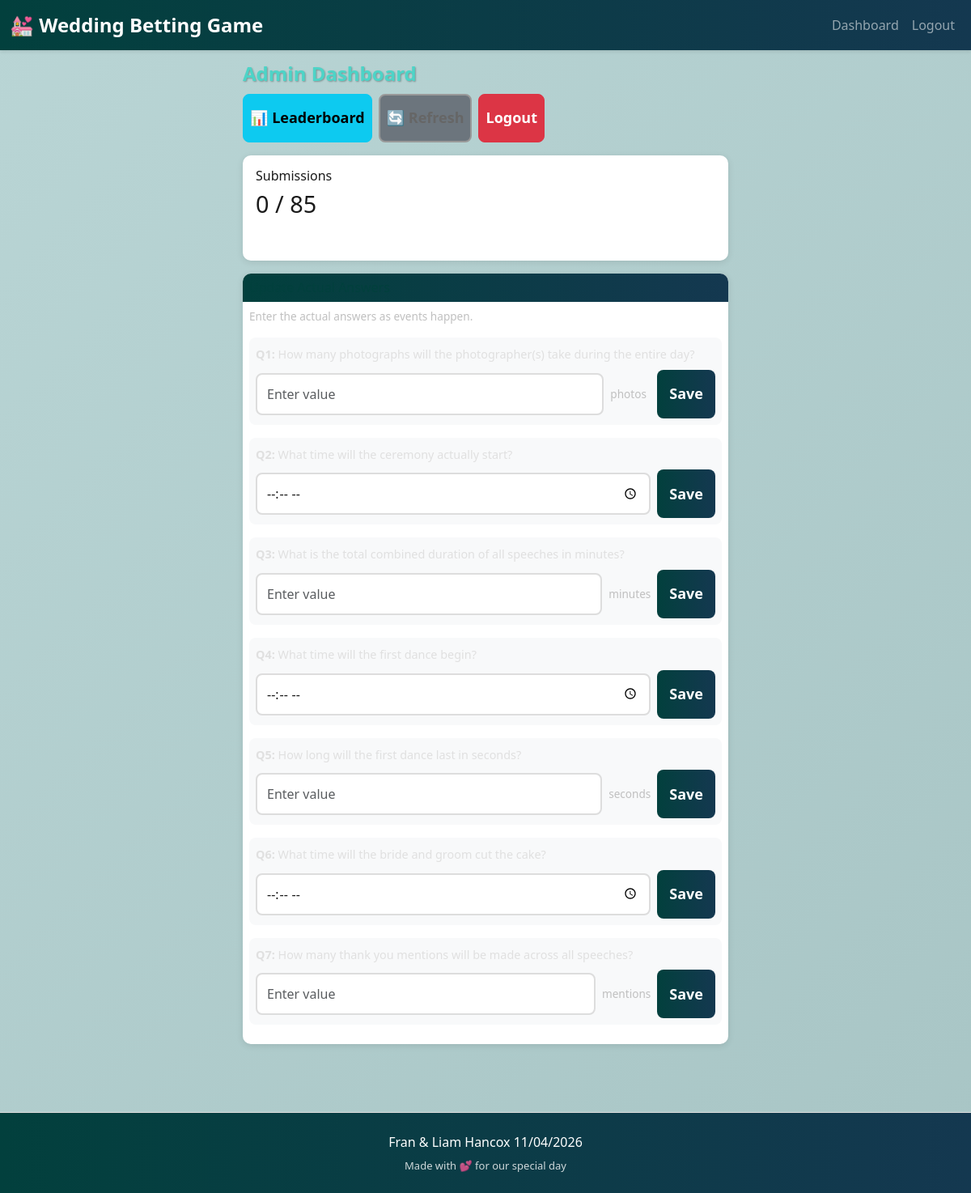
Screenshot of /admin/dashboard (signed in) with the database file from the repository.
### tables this page shows
CREATE TABLE questions (
            id INTEGER PRIMARY KEY AUTOINCREMENT,
            question_text TEXT NOT NULL,
            question_type TEXT NOT NULL,
            order_index INTEGER NOT NULL,
            unit TEXT,
            actual_answer REAL,
            is_active BOOLEAN DEFAULT 1,
            created_at TIMESTAMP DEFAULT CURRENT_TIMESTAMP
        , short_label TEXT);

### app.py (the view)
@app.route('/admin/dashboard')
@admin_required
def admin_dashboard():
    questions = db.get_questions()
    submission_count = db.get_submission_count()
    return render_template('admin_dashboard.html',
                         questions=questions,
                         submission_count=submission_count)

### app.py (called while the page is built)
@app.before_request
def initialize():
    global _db_initialized
    if not _db_initialized:
        db.init_db()
        db.load_questions_from_config()
        db.load_guests_from_csv(Config.GUESTS_CSV_PATH)
        _db_initialized = True

def admin_required(f):
    @wraps(f)
    def decorated_function(*args, **kwargs):
        if not session.get('admin'):
            return redirect(url_for('admin_login'))
        return f(*args, **kwargs)
    return decorated_function

### database.py (called while the page is built)
def get_db_connection():
    conn = sqlite3.connect(DB_PATH)
    conn.row_factory = sqlite3.Row
    return conn

def get_questions():
    conn = get_db_connection()
    cursor = conn.cursor()
    cursor.execute('''
        SELECT * FROM questions
        WHERE is_active = 1
        ORDER BY order_index
    ''')
    questions = [dict(row) for row in cursor.fetchall()]
    conn.close()
    return questions

def get_submission_count():
    conn = get_db_connection()
    cursor = conn.cursor()
    cursor.execute('SELECT COUNT(*) as submitted FROM guests WHERE has_submitted = 1')
    result = cursor.fetchone()
    cursor.execute('SELECT COUNT(*) as total FROM guests')
    total = cursor.fetchone()
    conn.close()
    return {
        'submitted': dict(result)['submitted'],
        'total': dict(total)['total']
    }

### templates/admin_dashboard.html (shortened to what this page needs)
{% extends "base.html" %}
{% block content %}
<div class="admin-dashboard" style="padding: 15px;">
    <div style="max-width: 600px; margin: 0 auto;">
        <div class="mb-3">
            <h2 style="font-size: 1.5rem; margin-bottom: 10px;">Admin Dashboard</h2>
            <div class="d-flex flex-wrap gap-2">
                <a href="{{ url_for('admin_leaderboard') }}" class="btn btn-info btn-sm">📊 Leaderboard</a>
                <button class="btn btn-secondary btn-sm" onclick="location.reload()">🔄 Refresh</button>
                <a href="{{ url_for('admin_logout') }}" class="btn btn-danger btn-sm">Logout</a>
            </div>
        </div>
        <div class="card mb-3">
            <div class="card-body p-3">
                <h5 class="card-title" style="font-size: 1rem;">Submissions</h5>
                <p class="display-6" style="font-size: 1.8rem;">{{ submission_count.submitted }} / {{ submission_count.total }}</p>
                <div class="progress" style="height: 20px;">
                    {% set percentage = (submission_count.submitted / submission_count.total * 100) | int %}
                </div>
            </div>
        </div>
        <div class="card">
            <div class="card-header p-2">
                <h5 class="mb-0" style="font-size: 1rem;">Update Actual Answers</h5>
            </div>
            <div class="card-body p-2">
                <p class="text-muted mb-3" style="font-size: 0.85rem;">Enter the actual answers as events happen.</p>
                {% for question in questions %}
                <div class="mb-3 p-2 admin-question-container" style="border-radius: 8px;">
                    <label class="form-label" style="font-size: 0.9rem; margin-bottom: 8px;">
                        <strong>Q{{ question.order_index }}:</strong> {{ question.question_text }}
                    </label>
                    {% if question.question_type == 'time' %}
                    <div class="d-flex gap-2 align-items-center">
                        <input type="time" class="form-control answer-input" id="answer-{{ question.id }}"
                               value="{{ question.actual_answer | format_time if question.actual_answer else '' }}"
                               style="font-size: 16px; padding: 10px; flex: 1;"
                               data-question-id="{{ question.id }}"
                               data-question-type="time">
                        <button class="btn btn-primary btn-sm" type="button" onclick="updateAnswer({{ question.id }})" style="padding: 10px 15px;">
                            Save
                        </button>
                    </div>
                    {% else %}
                    <div class="d-flex gap-2 align-items-center">
                        <input type="number" class="form-control answer-input" id="answer-{{ question.id }}"
                               placeholder="Enter value"
                               value="{{ question.actual_answer | int if question.actual_answer else '' }}"
                               style="font-size: 16px; padding: 10px; flex: 1;"
                               data-question-id="{{ question.id }}"
                               data-question-type="number">
                        <span class="text-muted" style="font-size: 0.85rem; min-width: 50px;">{{ question.unit }}</span>
                        <button class="btn btn-primary btn-sm" type="button" onclick="updateAnswer({{ question.id }})" style="padding: 10px 15px;">
                            Save
                        </button>
                    </div>
                    {% endif %}
                </div>
                {% endfor %}
            </div>
        </div>
    </div>
</div>
{% endblock %}

### templates/base.html (shortened to what this page needs)
<!DOCTYPE html>
<html lang="en">
<head>
    <link rel="stylesheet" href="{{ url_for('static', filename='css/bootstrap.min.css') }}">
    <link rel="stylesheet" href="{{ url_for('static', filename='css/style.css') }}">
</head>
<body class="wedding-game">
    {% block navbar %}
    <nav class="navbar navbar-expand-lg navbar-dark bg-dark">
        <div class="container-fluid">
            <a class="navbar-brand" href="{{ url_for('home') }}">💒 Wedding Betting Game</a>
            <div class="navbar-nav ms-auto">
                {% if session.get('admin') %}
                    <a class="nav-link" href="{{ url_for('admin_dashboard') }}">Dashboard</a>
                    <a class="nav-link" href="{{ url_for('admin_logout') }}">Logout</a>
                {% endif %}
            </div>
        </div>
    </nav>
    {% endblock %}
    <main class="container-fluid">
        {% block content %}{% endblock %}
    </main>
    {% block footer %}
    <footer class="footer text-center py-4 mt-5" style="background: linear-gradient(to right, #02403d, #143850); color: white;">
        <p class="mb-0" style="font-weight: 500; font-size: 16px;">Fran & Liam Hancox 11/04/2026</p>
        <p class="mb-0" style="font-size: 13px; color: rgba(255,255,255,0.8); margin-top: 8px;">Made with 💕 for our special day</p>
    </footer>
    {% endblock %}
</body>
</html>

### static/css/style.css (style rules this page uses)
:root { --primary-color: #02403d; --secondary-color: #143850; --accent-color: #754956; --light-color: #b9d5d5; --light-alt-color: #f9d5d5; --success-color: #28a745; --danger-color: #dc3545; --text-dark: #1a1a1a; --text-light: #ffffff; --text-muted-light: #c0c0c0; }
* { box-sizing: border-box; }
html, body { width: 100%; height: 100%; margin: 0; padding: 0; background: linear-gradient(135deg, var(--light-color) 0%, #a8c5c5 100%); font-family: 'Segoe UI', Tahoma, Geneva, Verdana, sans-serif; color: var(--text-dark); overscroll-behavior: none; }
body.wedding-game { touch-action: pan-x pan-y; }
body { display: flex; flex-direction: column; }
.navbar { box-shadow: 0 2px 4px rgba(0,0,0,0.1); background: linear-gradient(to right, var(--primary-color), var(--secondary-color)) !important; color: var(--text-light); }
.navbar-brand { font-size: 24px !important; font-weight: bold; }
main { flex: 1; }
.footer { margin-top: auto; background: #f8f9fa; border-top: 1px solid #ddd; }
.progress { background-color: rgba(255, 255, 255, 0.4); border-radius: 10px; overflow: hidden; }
h2 { color: #4dd4c7; margin-bottom: 30px; font-weight: bold; text-shadow: 1px 1px 2px rgba(0,0,0,0.3); }
h5 { color: var(--primary-color); }
.text-muted { color: #c0c0c0 !important; }
.form-label { color: #e0e0e0; font-weight: 500; }
.form-control, .form-range { border-radius: 8px; border: 2px solid #ddd; transition: all 0.3s ease; font-size: 16px; background-color: #ffffff; color: var(--text-dark); }
.btn { border-radius: 8px; font-weight: 600; transition: all 0.3s ease; min-height: 50px; display: flex; align-items: center; justify-content: center; }
.btn-primary { background: linear-gradient(to right, var(--primary-color), var(--secondary-color)); border: none; color: var(--text-light); font-weight: 600; }
.btn-secondary, .btn-outline-secondary { color: #666; border: 2px solid #999; }
.card { border: none; border-radius: 10px; box-shadow: 0 2px 8px rgba(0,0,0,0.1); margin-bottom: 20px; background-color: #ffffff; color: var(--text-dark); }
.card-header { background: linear-gradient(to right, var(--primary-color), var(--secondary-color)); color: var(--text-light); border-radius: 10px 10px 0 0 !important; border: none; }
.admin-dashboard { padding: 20px; }
.answer-input { font-size: 16px !important; padding: 12px !important; }
.admin-question-container { background-color: #f8f9fa; }
@media (min-width: 768px) { body { font-size: 16px; } }
@media (min-width: 768px) { .btn { min-height: 60px; font-size: 18px; } }
@media (min-width: 768px) { h2 { font-size: 36px; } }
@media (min-width: 768px) { .form-control, .form-range { font-size: 18px; padding: 15px; } }

### rows the page displays
questions: order_index "1", question_text "How many photographs will the photographer(s) take during the entire day?", unit "photos"
questions: order_index "2", question_text "What time will the ceremony actually start?"
questions: order_index "3", question_text "What is the total combined duration of all speeches in minutes?", unit "minutes"
questions: order_index "4", question_text "What time will the first dance begin?"
questions: order_index "5", question_text "How long will the first dance last in seconds?", unit "seconds"
questions: order_index "6", question_text "What time will the bride and groom cut the cake?"
questions: order_index "7", question_text "How many thank you mentions will be made across all speeches?", unit "mentions"

### other values shown
{{ submission_count.submitted }} "0"
{{ submission_count.total }} "85"
